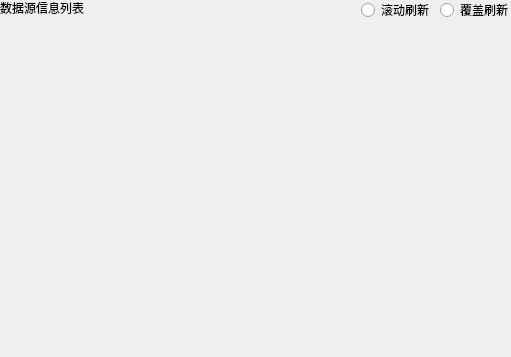
<?xml version="1.0" encoding="UTF-8"?>
<ui version="4.0">
 <class>RadiationSourceTable</class>
 <widget class="QWidget" name="RadiationSourceTable">
  <property name="geometry">
   <rect>
    <x>0</x>
    <y>0</y>
    <width>511</width>
    <height>357</height>
   </rect>
  </property>
  <property name="windowTitle">
   <string>Form</string>
  </property>
  <widget class="QRadioButton" name="radioButtonCoverReno">
   <property name="geometry">
    <rect>
     <x>440</x>
     <y>1</y>
     <width>73</width>
     <height>18</height>
    </rect>
   </property>
   <property name="sizePolicy">
    <sizepolicy hsizetype="Expanding" vsizetype="Expanding">
     <horstretch>0</horstretch>
     <verstretch>0</verstretch>
    </sizepolicy>
   </property>
   <property name="text">
    <string>覆盖刷新</string>
   </property>
  </widget>
  <widget class="QRadioButton" name="radioButtonScrollReno">
   <property name="geometry">
    <rect>
     <x>361</x>
     <y>1</y>
     <width>73</width>
     <height>18</height>
    </rect>
   </property>
   <property name="sizePolicy">
    <sizepolicy hsizetype="Expanding" vsizetype="Expanding">
     <horstretch>0</horstretch>
     <verstretch>0</verstretch>
    </sizepolicy>
   </property>
   <property name="text">
    <string>滚动刷新</string>
   </property>
  </widget>
  <widget class="QLabel" name="labelRS">
   <property name="geometry">
    <rect>
     <x>0</x>
     <y>0</y>
     <width>91</width>
     <height>16</height>
    </rect>
   </property>
   <property name="text">
    <string>数据源信息列表</string>
   </property>
  </widget>
 </widget>
 <resources/>
 <connections/>
</ui>
